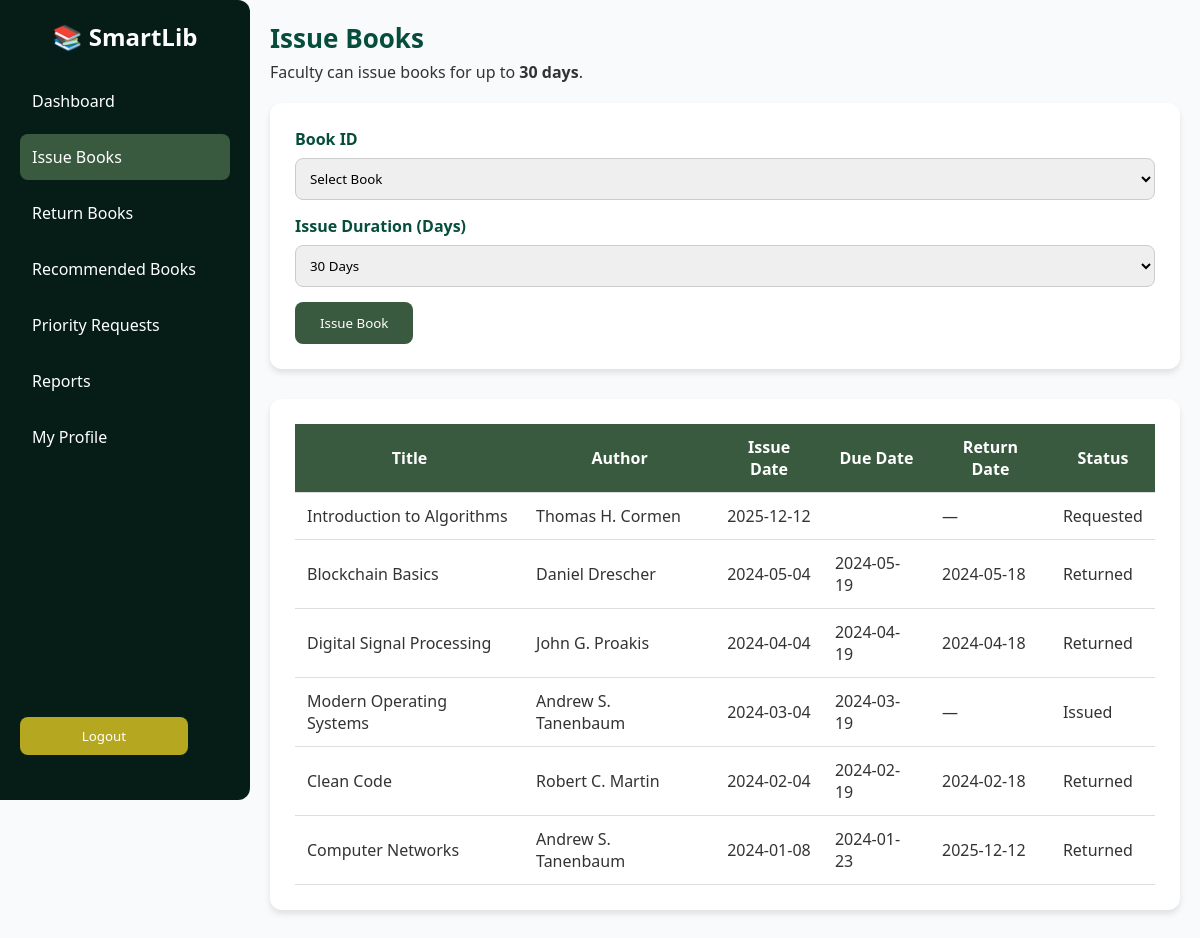
Page /faculty/issue_books.php (signed in) on the committed database.
### tables this page shows
CREATE TABLE `issued_books` (
  `issue_id` int(11) NOT NULL,
  `member_id` int(11) NOT NULL,
  `book_id` int(11) NOT NULL,
  `issue_date` date DEFAULT NULL,
  `due_date` date DEFAULT NULL,
  `return_date` date DEFAULT NULL,
  `status` enum('returned','overdue','requested','issued') DEFAULT 'issued'
);

CREATE TABLE `books` (
  `book_id` int(11) NOT NULL,
  `title` varchar(150) NOT NULL,
  `author` varchar(100) DEFAULT NULL,
  `category` varchar(100) DEFAULT NULL,
  `isbn` varchar(50) DEFAULT NULL,
  `publisher` varchar(100) DEFAULT NULL,
  `year_published` int(11) DEFAULT NULL,
  `copies_available` int(11) DEFAULT 1,
  `status` enum('available','borrowed','requested','') DEFAULT NULL
);

### faculty/issue_books.php (the view, shortened to what this page needs)
<?php
$faculty_id = $_SESSION['member_id'];
include '../SmartLib.php';
$query = "
  SELECT
    b.title,
    b.author,
    ib.issue_date,
    ib.due_date,
    ib.return_date,
    ib.status
  FROM issued_books ib
  JOIN books b ON ib.book_id = b.book_id
  WHERE ib.member_id = ?
  ORDER BY ib.issue_date DESC
";
$stmt = $conn->prepare($query);
$stmt->bind_param("i", $faculty_id);
$stmt->execute();
$result = $stmt->get_result();
?>
<!DOCTYPE html>
<html lang="en">
<head>
</head>
<body>
  <div class="sidebar">
    <div>
      <h2>📚 SmartLib</h2>
      <ul>
        <li><a href="faculty.php">Dashboard</a></li>
        <li><a class="active">Issue Books</a></li>
        <li><a href="faculty_return.php">Return Books</a></li>
        <li><a href="recommend_book.php">Recommended Books</a></li>
        <li><a href="faculty_requests.php">Priority Requests</a></li>
        <li><a href="faculty_reports.php">Reports</a></li>
        <li><a href="faculty_profile.php">My Profile</a></li>
      </ul>
    </div>
    <form action="../logout.php" method="post">
      <button class="logout-btn">Logout</button>
    </form>
  </div>
  <div class="main-content">
    <header>
      <h1>Issue Books</h1>
      <p>Faculty can issue books for up to <b>30 days</b>.</p>
    </header>
    <div class="card">
      <form method="post">
        <label>Book ID</label>
        <select name="book_id" required>
          <option value="">Select Book</option>
        </select>
        <label>Issue Duration (Days)</label>
        <select name="issue_days">
          <option value="30" selected>30 Days</option>
        </select>
        <button type="submit">Issue Book</button>
      </form>
    </div>
    <div class="card">
      <table>
        <tr>
          <th>Title</th>
          <th>Author</th>
          <th>Issue Date</th>
          <th>Due Date</th>
          <th>Return Date</th>
          <th>Status</th>
        </tr>
        <?php if ($result->num_rows > 0): ?>
          <?php while ($row = $result->fetch_assoc()): ?>
            <tr>
              <td><?= htmlspecialchars($row['title']) ?></td>
              <td><?= htmlspecialchars($row['author']) ?></td>
              <td><?= $row['issue_date'] ?></td>
              <td><?= $row['due_date'] ?></td>
              <td><?= $row['return_date'] ?? '—' ?></td>
              <td><?= ucfirst($row['status']) ?></td>
            </tr>
          <?php endwhile; ?>
        <?php else: ?>
          <tr>
            <td colspan="6">No books issued yet.</td>
          </tr>
        <?php endif; ?>
      </table>
    </div>
  </div>
</body>
</html>

### faculty/issue_books.php (style rules this page uses)
* { margin: 0; padding: 0; box-sizing: border-box; font-family: "Segoe UI", sans-serif }
body { display: flex; background: #f9fafb; color: #333 }
.sidebar { width: 250px; height: 100vh; background: #061d17; color: #fff; padding: 20px; position: fixed; display: flex; flex-direction: column; justify-content: space-between; border-radius: 0 12px 12px 0 }
.sidebar h2 { text-align: center; margin-bottom: 25px }
.sidebar ul { list-style: none }
.sidebar ul li { margin-bottom: 10px }
.sidebar ul li a { display: block; padding: 12px; color: #fff; text-decoration: none; border-radius: 8px }
.sidebar ul li a:hover, .active { background: #3a5a40 }
.logout-btn { width: 80%; margin: 25px auto; padding: 10px; background: #b5a820; color: #fff; border: none; border-radius: 8px; cursor: pointer }
.main-content { margin-left: 250px; padding: 20px; width: calc(100% - 250px) }
header h1 { color: #064e3b; font-size: 26px; margin-bottom: 5px }
header p { margin-bottom: 20px }
.card { background: #fff; padding: 25px; border-radius: 12px; box-shadow: 0 4px 6px rgba(0, 0, 0, .1); margin-bottom: 30px }
label { display: block; margin-bottom: 8px; font-weight: bold; color: #064e3b }
input, select { width: 100%; padding: 10px; margin-bottom: 15px; border: 1px solid #ccc; border-radius: 8px }
button { background: #3a5a40; color: #fff; padding: 12px 25px; border: none; border-radius: 8px; cursor: pointer }
table { width: 100%; border-collapse: collapse }
th, td { padding: 12px; border-bottom: 1px solid #ddd }
th { background: #3a5a40; color: #fff }

### rows in the picture
issued_books: book.title "Introduction to Algorithms", book.author "Thomas H. Cormen", issue_date "2025-12-12", return_date "—", status "Requested"
issued_books: book.title "Blockchain Basics", book.author "Daniel Drescher", issue_date "2024-05-04", due_date "2024-05-19", return_date "2024-05-18", status "Returned"
issued_books: book.title "Digital Signal Processing", book.author "John G. Proakis", issue_date "2024-04-04", due_date "2024-04-19", return_date "2024-04-18", status "Returned"
issued_books: book.title "Modern Operating Systems", book.author "Andrew S. Tanenbaum", issue_date "2024-03-04", due_date "2024-03-19", return_date "—", status "Issued"
issued_books: book.title "Clean Code", book.author "Robert C. Martin", issue_date "2024-02-04", due_date "2024-02-19", return_date "2024-02-18", status "Returned"
issued_books: book.title "Computer Networks", book.author "Andrew S. Tanenbaum", issue_date "2024-01-08", due_date "2024-01-23", return_date "2025-12-12", status "Returned"
